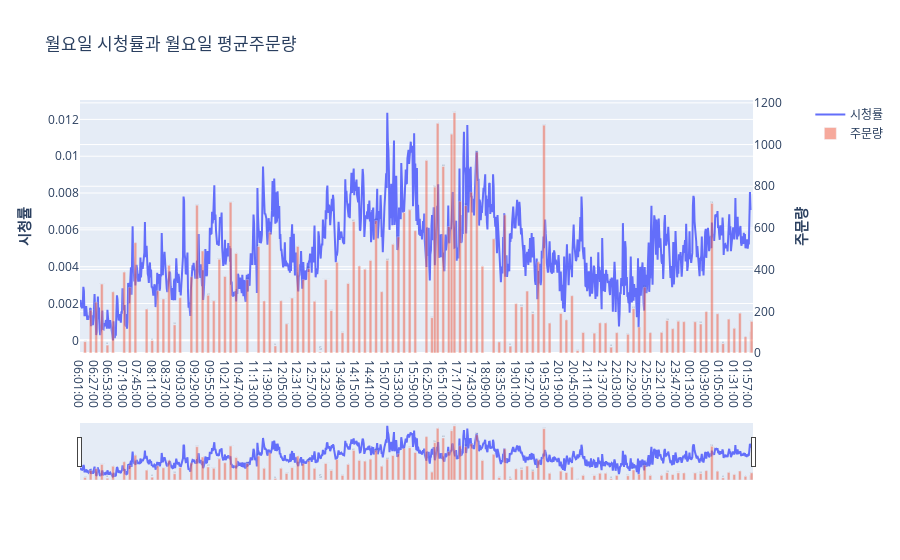

The cell this chart's notebook holds for it:
### Markdown cell above
### 특정 요일의 시청률과 주문량 비교해보기(수정형)

### Code cell
# 특정 요일의 시청률과 주문량 비교해보기
from plotly.subplots import make_subplots

mean_order_Mon = pf_notna[pf_notna["weekday"]==0].groupby("time")["order"].mean().reset_index(name="mean_order")

# Create figure with secondary y-axis
fig = make_subplots(specs=[[{"secondary_y": True}]])

fig.add_trace(go.Scatter(x=Mon["시간대"], y=Mon["mean_rating_of_the_day"],
                    mode='lines',
                    name='시청률',
                    ), secondary_y = False)
fig.add_trace(go.Bar(x=mean_order_Mon["time"], y=mean_order_Mon["mean_order"],
                    name = '주문량',
                    text = mean_order_Mon["mean_order"],
                    textposition= "outside",
                    width = 5,
                    opacity = .5
                    ),secondary_y = True)

# Add figure title
fig.update_layout(
    title_text="월요일 시청률과 월요일 평균주문량",
)

# Set y-axes titles
fig.update_yaxes(title_text="<b>시청률</b>", secondary_y=False)
fig.update_yaxes(title_text="<b>주문량</b>", secondary_y=True)

fig.update_xaxes(
    rangeslider_visible=True,
    tickformatstops = [
        dict(dtickrange=[None, 1000], value="%H:%M:%S.%L ms"),
        dict(dtickrange=[1000, 60000], value="%H:%M:%S s"),
        dict(dtickrange=[60000, 3600000], value="%H:%M m"),
        dict(dtickrange=[3600000, 86400000], value="%H:%M h"),
        dict(dtickrange=[86400000, 604800000], value="%e. %b d"),
        dict(dtickrange=[604800000, "M1"], value="%e. %b w"),
        dict(dtickrange=["M1", "M12"], value="%b '%y M"),
        dict(dtickrange=["M12", None], value="%Y Y")
    ]
)

fig.show()

### Figure 1 — Plotly figure (JSON) as saved in the notebook; plotly's stock layout.template omitted (floating-point values rounded to 4 significant figures; data arrays with more than 128 entries replaced by an {"elided": "..."} marker saying what was removed)
{"data": [{"mode": "lines", "name": "시청률", "type": "scatter", "x": {"elided": "1199 str values"}, "xaxis": "x", "y": {"elided": "1199 float values"}, "yaxis": "y"}, {"name": "주문량", "opacity": 0.5, "text": [150.2, 149.6, 139, 198.6, 718, 188.3, 45, 162.7, 118.7, 191.2, 78.33, 102.7, 151.9, 54.5, 205.9, 244.3, 330.9, 38, 293.3, 388.2, 316, 529.2, 210.9, 60, 298.7, 259.3, 421.0, 135, 265.3, 365.7, 709.2, 489.6, 277, 250.0, 449.5, 367.3, 723.4, 477.5, 352, 511, 249.5, 579.2, 34, 250.6, 139.5, 263.6, 511.3, 352.3, 404, 248.2, 5, 352.2, 203.5, 435.2, 97.5, 333.5, 631, 417.5, 402.2, 444.1, 635, 294.1, 445, 521.4, 557.2, 673.6, 686.5, 586.7, 924.0, 169.5, 796, 1102.0, 895, 607.0, 1050, 1153, 728.1, 707, 771.7, 964, 416.1, 547.8, 52.9, 662.5, 33, 236.6, 222, 297.2, 188, 437.4, 1093, 143.7, 189.6, 158.7, 274.7, 11.5, 98.48, 95.33, 144.4, 144.2, 28, 97.52, 89.8, 213, 124.6, 316, 97.67, 99.03, 156, 116.6, 152.5], "textposition": "outside", "type": "bar", "width": 5, "x": ["00:00:00", "00:20:00", "00:30:00", "00:40:00", "00:50:00", "01:00:00", "01:10:00", "01:20:00", "01:30:00", "01:40:00", "01:50:00", "02:00:00", "06:00:00", "06:10:00", "06:20:00", "06:30:00", "06:40:00", "06:50:00", "07:00:00", "07:20:00", "07:30:00", "07:40:00", "08:00:00", "08:10:00", "08:20:00", "08:30:00", "08:40:00", "08:50:00", "09:00:00", "09:20:00", "09:30:00", "09:40:00", "09:50:00", "10:00:00", "10:10:00", "10:20:00", "10:30:00", "10:40:00", "11:00:00", "11:20:00", "11:30:00", "11:40:00", "11:50:00", "12:00:00", "12:10:00", "12:20:00", "12:30:00", "12:40:00", "12:50:00", "13:00:00", "13:10:00", "13:20:00", "13:30:00", "13:40:00", "13:50:00", "14:00:00", "14:10:00", "14:20:00", "14:30:00", "14:40:00", "14:50:00", "15:00:00", "15:10:00", "15:20:00", "15:30:00", "15:40:00", "15:50:00", "16:00:00", "16:20:00", "16:30:00", "16:35:00", "16:40:00", "16:50:00", "17:00:00", "17:05:00", "17:10:00", "17:20:00", "17:30:00", "17:40:00", "17:50:00", "18:00:00", "18:20:00", "18:30:00", "18:40:00", "18:50:00", "19:00:00", "19:10:00", "19:20:00", "19:30:00", "19:40:00", "19:50:00", "20:00:00", "20:20:00", "20:30:00", "20:40:00", "20:50:00", "21:00:00", "21:20:00", "21:30:00", "21:40:00", "21:50:00", "22:00:00", "22:20:00", "22:30:00", "22:40:00", "22:50:00", "23:00:00", "23:20:00", "23:30:00", "23:40:00", "23:50:00"], "xaxis": "x", "y": [150.2, 149.6, 139, 198.6, 718, 188.3, 45, 162.7, 118.7, 191.2, 78.33, 102.7, 151.9, 54.5, 205.9, 244.3, 330.9, 38, 293.3, 388.2, 316, 529.2, 210.9, 60, 298.7, 259.3, 421.0, 135, 265.3, 365.7, 709.2, 489.6, 277, 250.0, 449.5, 367.3, 723.4, 477.5, 352, 511, 249.5, 579.2, 34, 250.6, 139.5, 263.6, 511.3, 352.3, 404, 248.2, 5, 352.2, 203.5, 435.2, 97.5, 333.5, 631, 417.5, 402.2, 444.1, 635, 294.1, 445, 521.4, 557.2, 673.6, 686.5, 586.7, 924.0, 169.5, 796, 1102.0, 895, 607.0, 1050, 1153, 728.1, 707, 771.7, 964, 416.1, 547.8, 52.9, 662.5, 33, 236.6, 222, 297.2, 188, 437.4, 1093, 143.7, 189.6, 158.7, 274.7, 11.5, 98.48, 95.33, 144.4, 144.2, 28, 97.52, 89.8, 213, 124.6, 316, 97.67, 99.03, 156, 116.6, 152.5], "yaxis": "y2"}], "layout": {"title": {"text": "월요일 시청률과 월요일 평균주문량"}, "xaxis": {"anchor": "y", "domain": [0, 0.94], "rangeslider": {"visible": true}, "tickformatstops": [{"dtickrange": [null, 1000], "value": "%H:%M:%S.%L ms"}, {"dtickrange": [1000, 60000], "value": "%H:%M:%S s"}, {"dtickrange": [60000, 3600000], "value": "%H:%M m"}, {"dtickrange": [3600000, 86400000], "value": "%H:%M h"}, {"dtickrange": [86400000, 604800000], "value": "%e. %b d"}, {"dtickrange": [604800000, "M1"], "value": "%e. %b w"}, {"dtickrange": ["M1", "M12"], "value": "%b '%y M"}, {"dtickrange": ["M12", null], "value": "%Y Y"}]}, "yaxis": {"anchor": "x", "domain": [0, 1], "title": {"text": "<b>시청률</b>"}}, "yaxis2": {"anchor": "x", "overlaying": "y", "side": "right", "title": {"text": "<b>주문량</b>"}}}}
